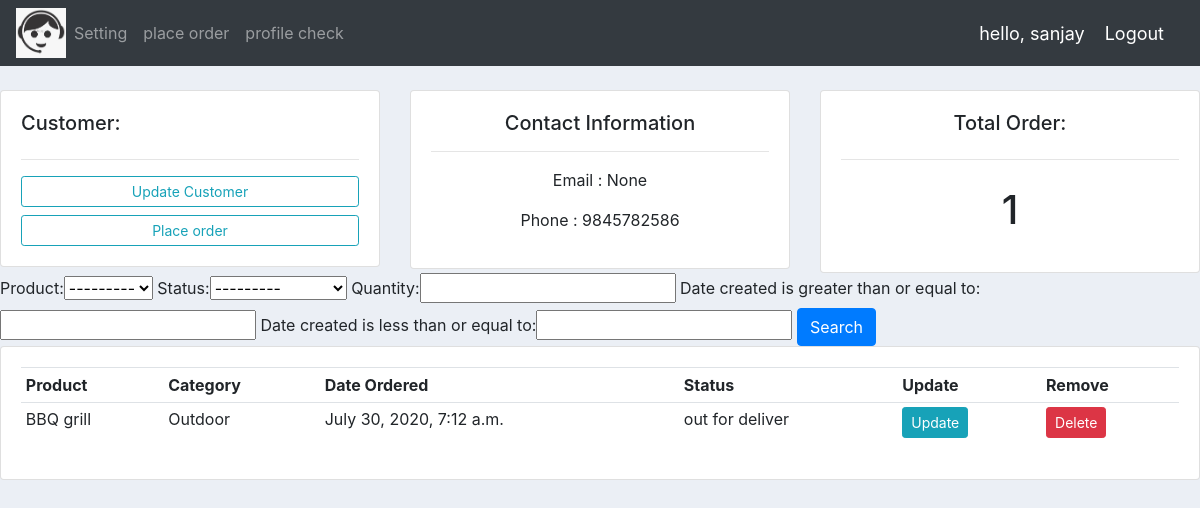
/customer/2/ (signed in), run on the app's committed database.
### apps/models.py (models this page shows, shortened)
class Customer(models.Model):
	user = models.OneToOneField(User,null=True, on_delete=models.CASCADE)
	name=models.CharField(max_length=200, null=True)
	email=models.CharField(max_length=200,null=True)
	phone=models.CharField(max_length=10, null=False)
	address=models.CharField(max_length=100)
	profile_pic = models.ImageField(upload_to='static/image',null=True,blank=True, default='sanji.jpg')
	date_created=models.DateTimeField(auto_now_add=True)

class Order(models.Model):
	STAUTUS = (
		('Pending','Pending'),
		('out for deliver', 'out for delivery'),
		('Delivered','Delivered')
		)
	customer = models.ForeignKey(Customer, null=True, on_delete=models.SET_NULL)
	product= models.ForeignKey(Product,null=True, on_delete=models.SET_NULL)
	date_created=models.DateTimeField(auto_now_add=True)
	status = models.CharField(max_length=200, null=True, choices=STAUTUS)
	quantity=models.CharField(max_length=20, null=True,)

class Product(models.Model):
	CATEGORY=(
		('Indoor','Indoor'),
		('Outdoor','Outdoor')
		)
	name=models.CharField(max_length=200, null=True)
	price=models.FloatField(max_length=10, null=False)
	category=models.CharField(max_length=200, choices=CATEGORY)
	description=models.CharField(max_length=200, blank=True)
	date_created=models.DateTimeField(auto_now_add=True)
	tag=models.ManyToManyField(Tags)
	def __str__(self):
		return self.name

### apps/decorators.py (the view)
		def wrapper_func(request, *args, **kwargs):
			group = None
			if request.user.groups.exists():
				group = request.user.groups.all()[0].name
			if group  in allowed_roles:
				return view_func(request,*args,**kwargs)
			else:
				return HttpResponse('You are not authorized to view')

### apps/views.py (called while the page is built)
@login_required(login_url = 'apps:login')
@allowed_users(allowed_roles=['customer'])
def customer(request, pk):
	customer = Customer.objects.get(id=pk)
	orders = customer.order_set.all()
	myFilter=OrderFilter(request.GET,queryset=orders)
	orders=myFilter.qs
	total_order=orders.count()
	context = {'customer':customer,'order':orders,'total_order':total_order,'myFilter':myFilter}
	return render(request, 'customer.html',context)

### apps/templates/customer.html
{% extends 'base.html' %}
{% block content %}
<br>
<div class="row">
	<div class="col-md">
		<div class="card card-body">
			<h5>Customer:</h5>
		    <hr>
		    <a class= "btn btn-outline-info btn-sm btn-block"href="{% url 'apps:update_order' customer.id %}">Update Customer</a>
		    <a class= "btn btn-outline-info btn-sm btn-block"href="{% url 'apps:create_order' customer.id %}">Place order</a>
		  </div>
	</div>
	<div class="col-md">
		<div class="card card-body">
			<center><h5>Contact Information</h5>
		    <hr>
		    <p>Email : {{customer.email}}</p>
		    <p>Phone : {{customer.phone}}</p></center>
		  </div>
	</div>
	<div class="col-md">
		<div class="card card-body">
			<center><h5>Total Order:</h5></center>
		    <hr>
		   <center> <h1 style="test-align:center; padding: 10px">{{total_order}}</h1></center>
		  </div>
	</div>
</div>
<div class="row">
	<div class="col">
		<div card card-body>
			<form method="get">
				{{ myFilter.form}}
				<button class="btn btn-primary" type="submit">Search</button>
			</form>
		</div>
	</div>
</div>
<div class="row">
	<div class="col-md">
		<div class="card card-body">
			<table class="table table-sm">
				<tr>
					<th>Product</th>
					<th>Category</th>
					<th>Date Ordered</th>
					<th>Status</th>
					<th>Update</th>
					<th>Remove</th>
				</tr>
				{% for i in order %}
				<tr>
					<td>{{i.product}}</td>
					<td>{{i.product.category}}</td>
					<td>{{i.date_created}}</td>
					<td>{{i.status}}</td>
					<td><a class = "btn btn-sm btn-info" href="{% url 'apps:update_order' i.id %}">Update</a></td>
					<td><a class = "btn btn-sm btn-danger" href="{% url 'apps:delete_order' i.id %}">Delete</a></td>
				</tr>
				{% endfor %}
			</table>
		</div>
	</div>
</div>
{% endblock %}

### apps/templates/navbar.html (shortened to what this page needs)
{% load static %}
<nav class="navbar navbar-expand-lg navbar-dark bg-dark">
  <img src="{% static 'image/logo.jpg'%}" height="50" width="50" >
  <div class="collapse navbar-collapse" id="navbarNav">
    <ul class="navbar-nav">
      {% if request.user.is_staff %}
      <li class="nav-item active">
        <a class="nav-link" href="{% url 'apps:home' %}">DashBoard </a>
      </li>
      <li class="nav-item">
        <a class="nav-link" href="{% url 'apps:product' %}">Product</a>
      </li>
      {% else %}
       <li class="nav-item">
        <a class="nav-link" href="{% url 'apps:account_setting' %}">Setting</a>
      </li>
     {% endif %}
     {% if customer %}
     <li class="nav-item">
        <a class="nav-link" href="{% url 'apps:create_order' customer.id %}">place order</a>
      </li>
      <li class="nav-item">
        <a class="nav-link" href="{% url 'apps:customer' customer.id %}">profile check</a>
      </li>
     {% endif%}
    </ul>
  </div>
  <span class="hello-msg">hello, {{request.user }}</span>
  <span><a class="hello-msg" href="{% url 'apps:logout' %}">Logout</a></span>
</nav>

### static/css/main.css (style rules this page uses)
body { background-color:#ebeff5; }

### apps/templates/navbar.html (style rules this page uses)
.hello-msg { font-size: 18px; color: #fff; margin-right: 20px; }

### data on the page
Customer: email "None", phone "9845782586"
Order: product "BBQ grill", product.category "Outdoor", date_created "July 30, 2020, 7:12 a.m.", status "out for deliver"

### other printed values
{{ request.user }} "sanjay"
{{ total_order }} "1"
